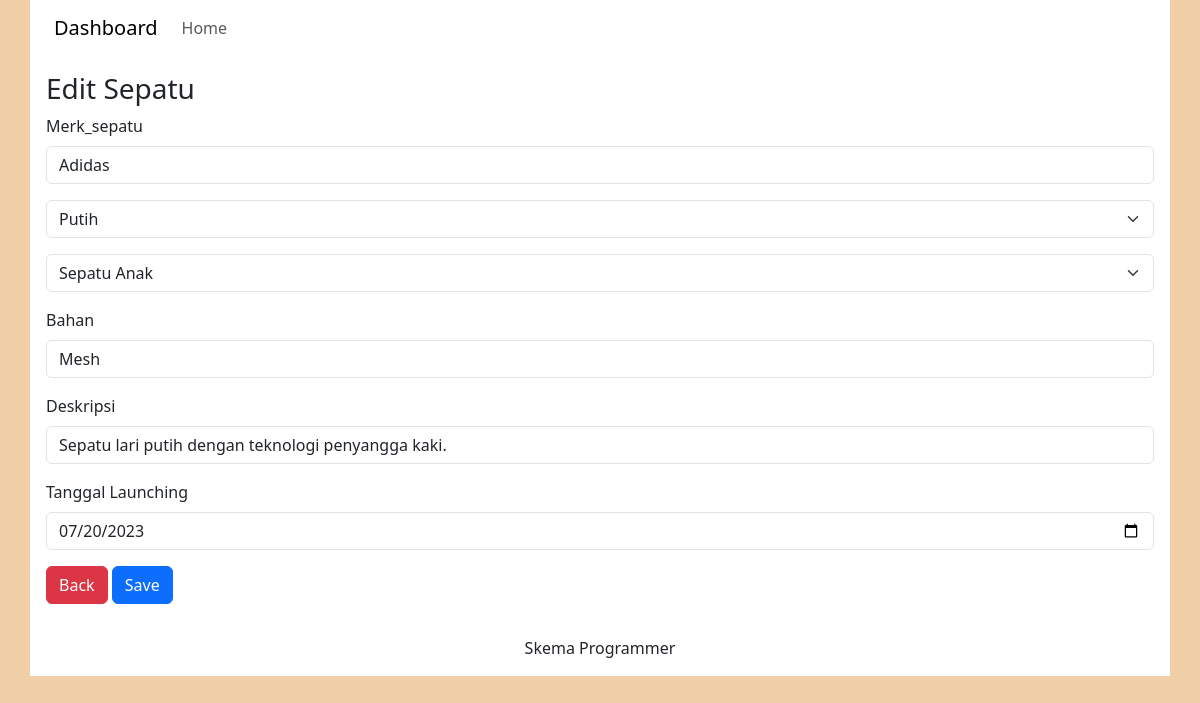
The page /sepatu/edit_sepatu.php?kode_sepatu=2 on the database its author committed.
### tables this page shows
CREATE TABLE `sepatu` (
  `kode_sepatu` int NOT NULL,
  `merk_sepatu` varchar(100) NOT NULL,
  `warna_sepatu` varchar(100) NOT NULL,
  `jenis_sepatu` varchar(100) NOT NULL,
  `bahan_sepatu` varchar(100) NOT NULL,
  `deskripsi_sepatu` varchar(100) NOT NULL,
  `tanggal_launching_sepatu` date NOT NULL
);

### sepatu/Sepatu.php (called while the page is built, shortened)
<?php
class Sepatu extends Connect{
        public function viewEachSepatu($kode_sepatu){
            $conn = $this->getConnection();
            $query = "SELECT * FROM sepatu WHERE kode_sepatu= $kode_sepatu";
            $result = $conn->query($query);
            $kategori = $result->fetch();
            return $kategori;
        }
}
?>

### sepatu/edit_sepatu.php (the view, shortened to what this page needs)
<?php
    require_once 'header.php';
    require_once 'Sepatu.php';
?>
<?php
$kode_sepatu = $_GET['kode_sepatu'];
$sepatuIndividu = new Sepatu;
$sepatu = $sepatuIndividu->viewEachSepatu($kode_sepatu);
?>
<div class="container">
  <div class="row">
    <div class="col-12 p-3 bg-white">
        <h3>Edit Sepatu</h3>
        <form method="post" enctype="multipart/form-data">
            <div class="mb-3">
                <label class="form-label"> Merk_sepatu</label>
                <input type="text" name="merk_sepatu" class="form-control" value="<?= $sepatu['merk_sepatu']?>">
            </div>
            <div class="mb-3">
        <select class="form-select" name="warna_sepatu" required>
            <option value="<?= $sepatu['warna_sepatu'] ?>"><?= $sepatu['warna_sepatu'] ?></option>
        </select>
    </div>
            <div class="mb-3">
        <select class="form-select" name="jenis_sepatu" required>
            <option value="<?= $sepatu['jenis_sepatu'] ?>"><?= $sepatu['jenis_sepatu'] ?></option>
        </select>
    </div>
            <div class="mb-3">
                <label class="form-label">Bahan</label>
                <input type="text" name="bahan_sepatu" class="form-control" value="<?= $sepatu['bahan_sepatu']?>">
            </div>
            <div class="mb-3">
                <label class="form-label">Deskripsi</label>
                <input type="text" name="deskripsi_sepatu" class="form-control" value="<?= $sepatu['deskripsi_sepatu']?>">
            </div>
            <div class="mb-3">
                <label class="form-label"> Tanggal Launching</label>
                <input type="date" name="tanggal_launching_sepatu" class="form-control" value="<?= $sepatu['tanggal_launching_sepatu']?>">
            </div>
            <a href="index.php" class="btn btn-danger" >Back</a>
            <button type="submit" class="btn btn-primary" name="submit" >Save</button>
        </form>
    </div>
  </div>
</div>
<?php require_once 'footer.php';?>

### sepatu/header.php (style rules this page uses)
body { background-color: #F0CEA8; }

### rows shown on the page
sepatu: merk_sepatu "Adidas", warna_sepatu "Putih", jenis_sepatu "Sepatu Anak", bahan_sepatu "Mesh", deskripsi_sepatu "Sepatu lari putih dengan teknologi penyangga kaki.", tanggal_launching_sepatu "07/20/2023"
